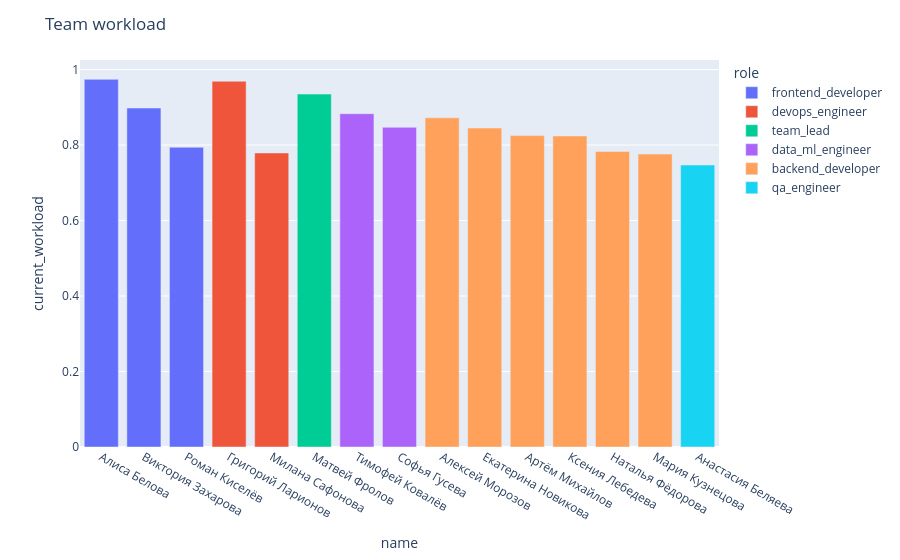

Notebook cell for this chart:
### Code cell
import plotly.express as px

workload_df = (
    employees[
        [
            "name",
            "role",
            "grade",
            "current_workload",
            "active_tasks_count",
        ]
    ]
    .sort_values("current_workload", ascending=False)
    .head(15)
)

fig = px.bar(
    workload_df,
    x="name",
    y="current_workload",
    color="role",
)
fig.update_layout(title="Team workload")
fig.show()
fig.write_html(FIGURES / "business_team_workload.html")

### Figure 1 — Plotly figure (JSON) as saved in the notebook; plotly's stock layout.template omitted (floating-point values rounded to 4 significant figures)
{"data": [{"hovertemplate": "role=frontend_developer<br>name=%{x}<br>current_workload=%{y}<extra></extra>", "legendgroup": "frontend_developer", "marker": {"color": "#636efa", "pattern": {"shape": ""}}, "name": "frontend_developer", "orientation": "v", "showlegend": true, "textposition": "auto", "type": "bar", "x": ["Алиса Белова", "Виктория Захарова", "Роман Киселёв"], "xaxis": "x", "y": [0.974, 0.898, 0.794], "yaxis": "y"}, {"hovertemplate": "role=devops_engineer<br>name=%{x}<br>current_workload=%{y}<extra></extra>", "legendgroup": "devops_engineer", "marker": {"color": "#EF553B", "pattern": {"shape": ""}}, "name": "devops_engineer", "orientation": "v", "showlegend": true, "textposition": "auto", "type": "bar", "x": ["Григорий Ларионов", "Милана Сафонова"], "xaxis": "x", "y": [0.969, 0.779], "yaxis": "y"}, {"hovertemplate": "role=team_lead<br>name=%{x}<br>current_workload=%{y}<extra></extra>", "legendgroup": "team_lead", "marker": {"color": "#00cc96", "pattern": {"shape": ""}}, "name": "team_lead", "orientation": "v", "showlegend": true, "textposition": "auto", "type": "bar", "x": ["Матвей Фролов"], "xaxis": "x", "y": [0.935], "yaxis": "y"}, {"hovertemplate": "role=data_ml_engineer<br>name=%{x}<br>current_workload=%{y}<extra></extra>", "legendgroup": "data_ml_engineer", "marker": {"color": "#ab63fa", "pattern": {"shape": ""}}, "name": "data_ml_engineer", "orientation": "v", "showlegend": true, "textposition": "auto", "type": "bar", "x": ["Тимофей Ковалёв", "Софья Гусева"], "xaxis": "x", "y": [0.883, 0.847], "yaxis": "y"}, {"hovertemplate": "role=backend_developer<br>name=%{x}<br>current_workload=%{y}<extra></extra>", "legendgroup": "backend_developer", "marker": {"color": "#FFA15A", "pattern": {"shape": ""}}, "name": "backend_developer", "orientation": "v", "showlegend": true, "textposition": "auto", "type": "bar", "x": ["Алексей Морозов", "Екатерина Новикова", "Артём Михайлов", "Ксения Лебедева", "Наталья Фёдорова", "Мария Кузнецова"], "xaxis": "x", "y": [0.872, 0.845, 0.825, 0.824, 0.783, 0.776], "yaxis": "y"}, {"hovertemplate": "role=qa_engineer<br>name=%{x}<br>current_workload=%{y}<extra></extra>", "legendgroup": "qa_engineer", "marker": {"color": "#19d3f3", "pattern": {"shape": ""}}, "name": "qa_engineer", "orientation": "v", "showlegend": true, "textposition": "auto", "type": "bar", "x": ["Анастасия Беляева"], "xaxis": "x", "y": [0.747], "yaxis": "y"}], "layout": {"barmode": "relative", "legend": {"title": {"text": "role"}, "tracegroupgap": 0}, "margin": {"t": 60}, "title": {"text": "Team workload"}, "xaxis": {"anchor": "y", "domain": [0, 1], "title": {"text": "name"}}, "yaxis": {"anchor": "x", "domain": [0, 1], "title": {"text": "current_workload"}}}}
